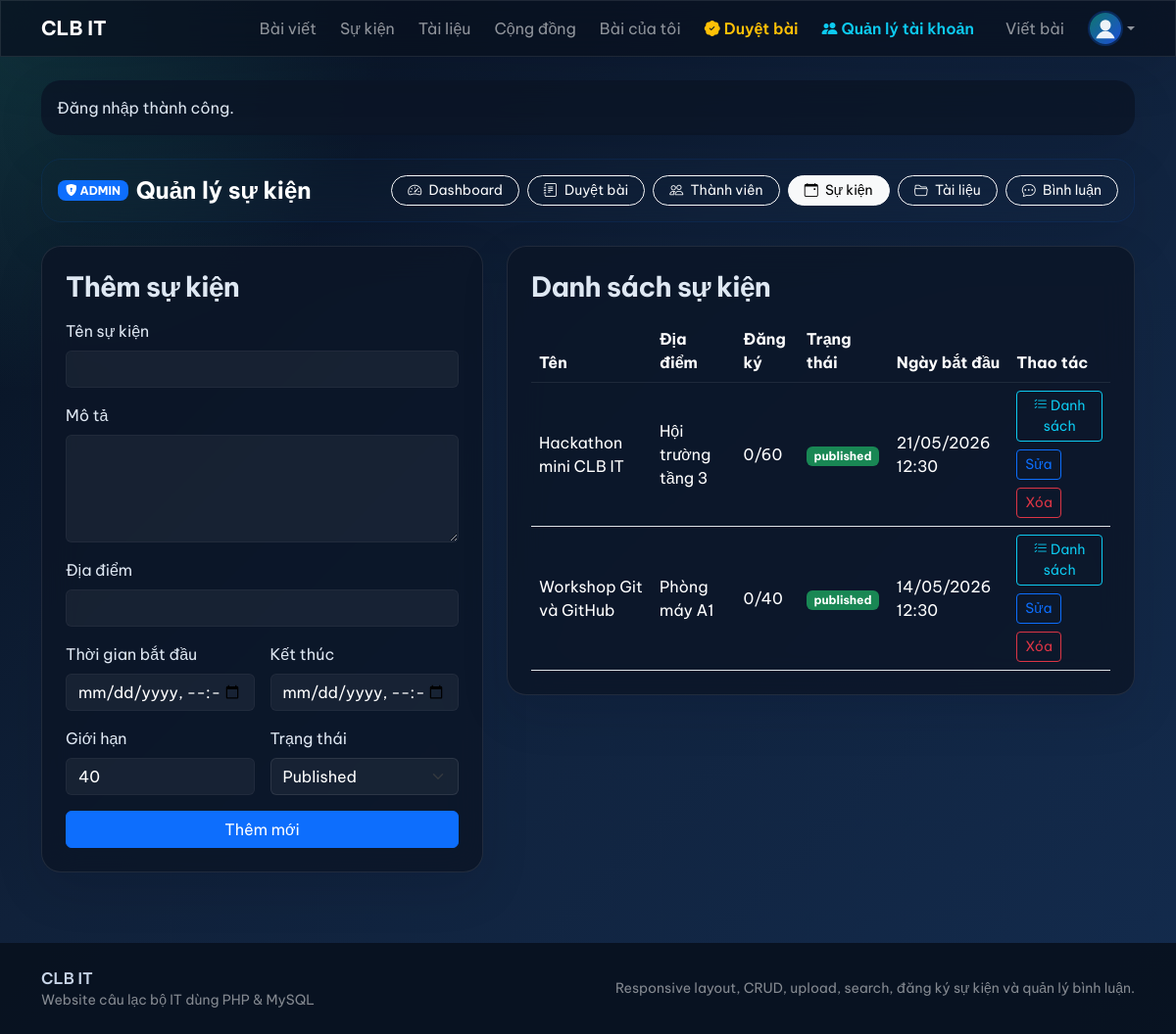
/admin/events.php (signed in), run on the app's committed database.
### tables this page shows
CREATE TABLE events (
    id INT AUTO_INCREMENT PRIMARY KEY,
    event_name VARCHAR(255) NOT NULL,
    slug VARCHAR(255) NOT NULL UNIQUE,
    description TEXT NOT NULL,
    location VARCHAR(255) NOT NULL,
    start_date DATETIME NOT NULL,
    end_date DATETIME NULL,
    max_member INT NOT NULL DEFAULT 0,
    status ENUM('draft', 'published', 'archived') NOT NULL DEFAULT 'published',
    created_by INT NOT NULL,
    created_at TIMESTAMP DEFAULT CURRENT_TIMESTAMP,
    updated_at TIMESTAMP DEFAULT CURRENT_TIMESTAMP ON UPDATE CURRENT_TIMESTAMP,
    CONSTRAINT fk_events_user FOREIGN KEY (created_by) REFERENCES users(id) ON DELETE CASCADE,
    INDEX idx_events_status_date (status, start_date)
);

### includes/functions.php (called while the page is built, shortened)
<?php
function e(?string $value): string
{
    return htmlspecialchars((string) $value, ENT_QUOTES, 'UTF-8');
}
function format_datetime(?string $value): string
{
    return date('d/m/Y H:i', strtotime($value));
}
function short_text(?string $value, int $limit = 140): string
{
    $value = trim((string) $value);
    if (mb_strlen($value) <= $limit) {
        return $value;
    }
    return mb_substr($value, 0, $limit - 3) . '...';
}
function badge_class_for_status(string $status): string
{
    return match ($status) {
        'active', 'published', 'approved' => 'text-bg-success',
        'locked', 'draft', 'pending' => 'text-bg-warning',
        'archived', 'spam' => 'text-bg-secondary',
        default => 'text-bg-primary',
    };
}

### config/database.php (called while the page is built, shortened)
<?php
function db(): PDO
{
    static $pdo = null;
    if ($pdo instanceof PDO) {
        return $pdo;
    }
    $dsn = 'mysql:host=' . DB_HOST . ';dbname=' . DB_NAME . ';charset=utf8mb4';
    $pdo = new PDO($dsn, DB_USER, DB_PASS, [
        PDO::ATTR_ERRMODE => PDO::ERRMODE_EXCEPTION,
        PDO::ATTR_DEFAULT_FETCH_MODE => PDO::FETCH_ASSOC,
        PDO::ATTR_EMULATE_PREPARES => false,
    ]);
    return $pdo;
}

### admin/events.php (the view, shortened to what this page needs)
<?php
require_once __DIR__ . '/../config/database.php';
require_once __DIR__ . '/../includes/functions.php';
$editEvent = null;
$events = db()->query("SELECT e.*, u.fullname AS creator_name, COUNT(er.id) AS registered_count
    FROM events e
    INNER JOIN users u ON u.id = e.created_by
    LEFT JOIN event_registrations er ON er.event_id = e.id
    GROUP BY e.id
    ORDER BY e.start_date DESC")->fetchAll();
require_once __DIR__ . '/../includes/header.php';
?>
<div class="row g-4">
    <div class="col-lg-5">
        <div class="clubit-card p-4">
            <h3 class="section-title mb-3"><?php echo $editEvent ? 'Sửa sự kiện' : 'Thêm sự kiện'; ?></h3>
            <form method="post" class="row g-3">
                <div class="col-12">
                    <label class="form-label">Tên sự kiện</label>
                    <input type="text" name="event_name" class="form-control" value="<?php echo e((string) ($editEvent['event_name'] ?? '')); ?>" required>
                </div>
                <div class="col-12">
                    <label class="form-label">Mô tả</label>
                    <textarea name="description" class="form-control" rows="4" required><?php echo e((string) ($editEvent['description'] ?? '')); ?></textarea>
                </div>
                <div class="col-12">
                    <label class="form-label">Địa điểm</label>
                    <input type="text" name="location" class="form-control" value="<?php echo e((string) ($editEvent['location'] ?? '')); ?>" required>
                </div>
                <div class="col-6">
                    <label class="form-label">Thời gian bắt đầu</label>
                    <input type="datetime-local" name="start_date" class="form-control" value="<?php echo e(isset($editEvent['start_date']) ? date('Y-m-d\TH:i', strtotime($editEvent['start_date'])) : ''); ?>" required>
                </div>
                <div class="col-6">
                    <label class="form-label">Kết thúc</label>
                    <input type="datetime-local" name="end_date" class="form-control" value="<?php echo e(isset($editEvent['end_date']) ? date('Y-m-d\TH:i', strtotime($editEvent['end_date'])) : ''); ?>">
                </div>
                <div class="col-6">
                    <label class="form-label">Giới hạn</label>
                    <input type="number" name="max_member" min="1" class="form-control" value="<?php echo e((string) ($editEvent['max_member'] ?? 40)); ?>" required>
                </div>
                <div class="col-6">
                    <label class="form-label">Trạng thái</label>
                    <select name="status" class="form-select">
                        <option value="published" <?php echo ($editEvent['status'] ?? 'published') === 'published' ? 'selected' : ''; ?>>Published</option>
                    </select>
                </div>
                <div class="col-12 d-grid">
                    <button class="btn btn-primary"><?php echo $editEvent ? 'Cập nhật' : 'Thêm mới'; ?></button>
                </div>
            </form>
        </div>
    </div>
    <div class="col-lg-7">
        <div class="clubit-card p-4">
            <h3 class="section-title mb-3">Danh sách sự kiện</h3>
            <div class="table-responsive">
                <table class="table table-clubit align-middle mb-0">
                    <thead>
                        <tr>
                            <th class="text-white">Tên</th>
                            <th class="text-white">Địa điểm</th>
                            <th class="text-white">Đăng ký</th>
                            <th class="text-white">Trạng thái</th>
                            <th class="text-white">Ngày bắt đầu</th>
                            <th class="text-white">Thao tác</th>
                        </tr>
                    </thead>
                    <tbody>
                        <?php foreach ($events as $event): ?>
                            <tr>
                                <td class="text-white"><?php echo e(short_text($event['event_name'], 35)); ?></td>
                                <td class="text-white"><?php echo e($event['location']); ?></td>
                                <td class="text-white"><?php echo e((string) $event['registered_count']); ?>/<?php echo e((string) $event['max_member']); ?></td>
                                <td><span class="badge <?php echo e(badge_class_for_status($event['status'])); ?>"><?php echo e($event['status']); ?></span></td>
                                <td class="text-white"><?php echo e(format_datetime($event['start_date'])); ?></td>
                                <td class="d-flex gap-2 flex-wrap">
                                    <a class="btn btn-outline-info btn-sm" href="event-registrations.php?event_id=<?php echo (int) $event['id']; ?>"><i class="bi bi-list-check"></i> Danh sách</a>
                                    <a class="btn btn-outline-primary btn-sm" href="?edit=<?php echo (int) $event['id']; ?>">Sửa</a>
                                    <form method="post" onsubmit="return confirm('Xóa sự kiện này?');">
                                        <button class="btn btn-outline-danger btn-sm">Xóa</button>
                                    </form>
                                </td>
                            </tr>
                        <?php endforeach; ?>
                    </tbody>
                </table>
            </div>
        </div>
    </div>
</div>
<?php require_once __DIR__ . '/../includes/footer.php'; ?>

### assets/css/app.css (style rules this page uses)
:root, [data-theme="dark"] { --clubit-bg: #07111f; --clubit-bg-gradient: radial-gradient(circle at top left, rgba(54, 194, 180, 0.2), transparent 25%), linear-gradient(135deg, #07111f 0%, #10213a 42%, #132b4d 100%); --clubit-surface: rgba(12, 21, 39, 0.84); --clubit-card: rgba(12, 21, 39, 0.82); --clubit-accent: #36c2b4; --clubit-accent-2: #1d4ed8; --clubit-text: #dfe8f3; --clubit-muted: #93a4ba; --clubit-border: rgba(255, 255, 255, 0.09); --clubit-nav-bg: rgba(8, 17, 31, 0.76); --clubit-dropdown-bg: #0c1527; --clubit-dropdown-color: #dfe8f3; --clubit-dropdown-border: rgba(255, 255, 255, 0.09); --clubit-dropdown-hover-bg: rgba(54, 194, 180, 0.16); --clubit-input-bg: rgba(255, 255, 255, 0.05); --clubit-input-border: rgba(255, 255, 255, 0.09); --clubit-input-color: #ffffff; --clubit-chat-msg-other: rgba(255, 255, 255, 0.05); --clubit-chat-msg-mine: rgba(54, 194, 180, 0.12); --clubit-chat-msg-other-border: rgba(255, 255, 255, 0.08); --clubit-chat-msg-mine-border: rgba(54, 194, 180, 0.22); }
* { box-sizing: border-box; }
body { font-family: 'Be Vietnam Pro', sans-serif; background: var(--clubit-bg-gradient); color: var(--clubit-text); transition: background 0.3s ease, color 0.3s ease; display: flex; flex-direction: column; min-height: 100vh; }
body.clubit-logged-in { background: var(--clubit-bg-gradient); color: var(--clubit-text); }
.navbar-glass, .clubit-card, .clubit-panel, .sidebar-glass { backdrop-filter: blur(18px); border: 1px solid var(--clubit-border); box-shadow: 0 18px 50px rgba(2, 8, 23, 0.12); transition: border-color 0.3s ease, box-shadow 0.3s ease; }
.clubit-card, .clubit-panel { background: var(--clubit-card); border-radius: 1.25rem; color: var(--clubit-text); }
.section-title { font-weight: 700; letter-spacing: -0.02em; }
.table-clubit { --bs-table-bg: transparent; color: inherit; }
.table-clubit thead th { color: white !important; border-bottom-color: rgba(255, 255, 255, 0.08); }
.table-clubit tbody td { color: white !important; }
body.clubit-logged-in .table-clubit tbody tr td { color: white !important; }
body.clubit-logged-in .table-clubit thead th { color: white !important; }
.form-control, .form-select { background-color: var(--clubit-input-bg) !important; border-color: var(--clubit-input-border) !important; color: var(--clubit-input-color) !important; transition: background-color 0.3s ease, border-color 0.3s ease, color 0.3s ease; }
.form-select option { background-color: var(--clubit-dropdown-bg) !important; color: var(--clubit-dropdown-color) !important; }
.form-control::placeholder { color: var(--clubit-muted) !important; opacity: 0.75; }

### data on the page
events: event_name "Hackathon mini CLB IT", location "Hội trường tầng 3", registered_count "0", max_member "60", status "published", start_date "21/05/2026 12:30"
events: event_name "Workshop Git và GitHub", location "Phòng máy A1", registered_count "0", max_member "40", status "published", start_date "14/05/2026 12:30"

### other printed values
APP_NAME "CLB IT"
$flash['message'] "Đăng nhập thành công."
$pageTitle "Quản lý sự kiện"
